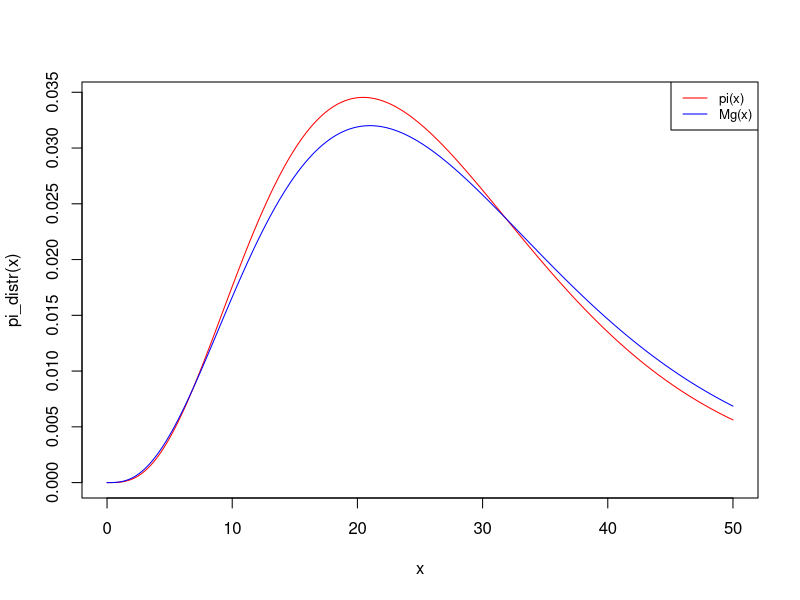
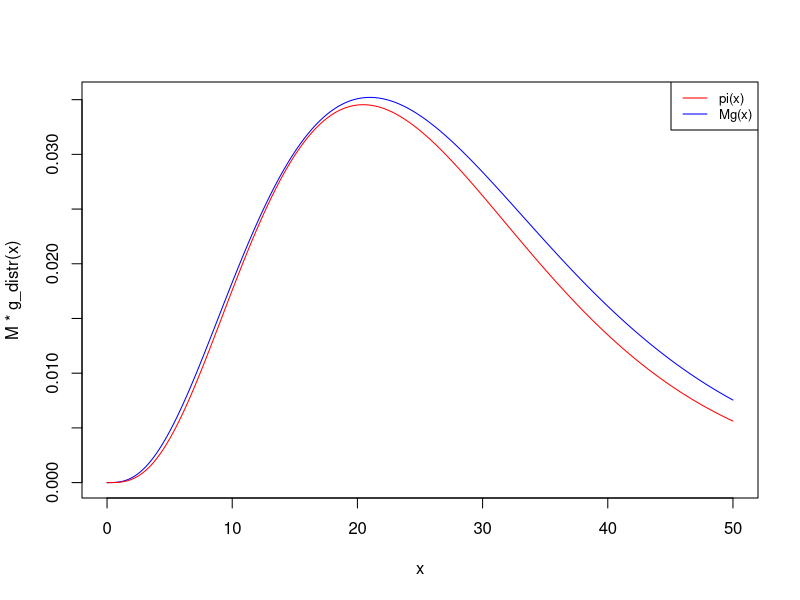
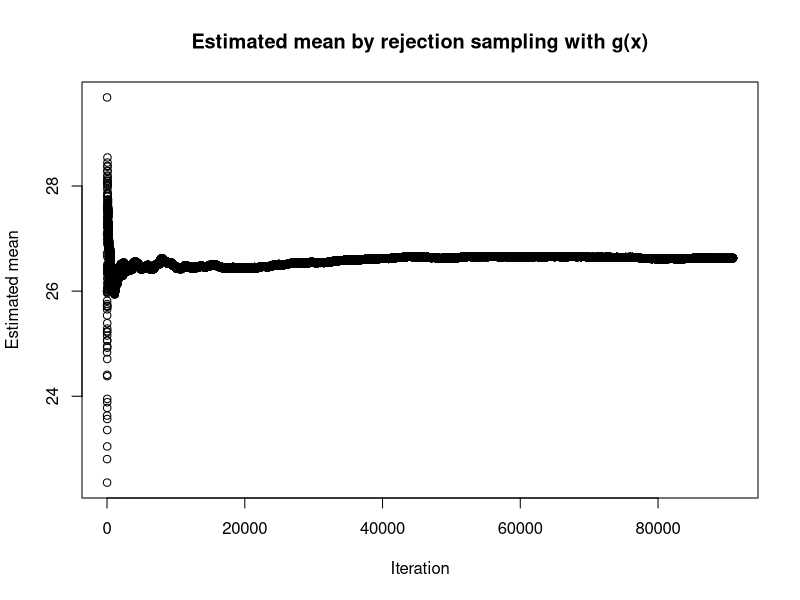
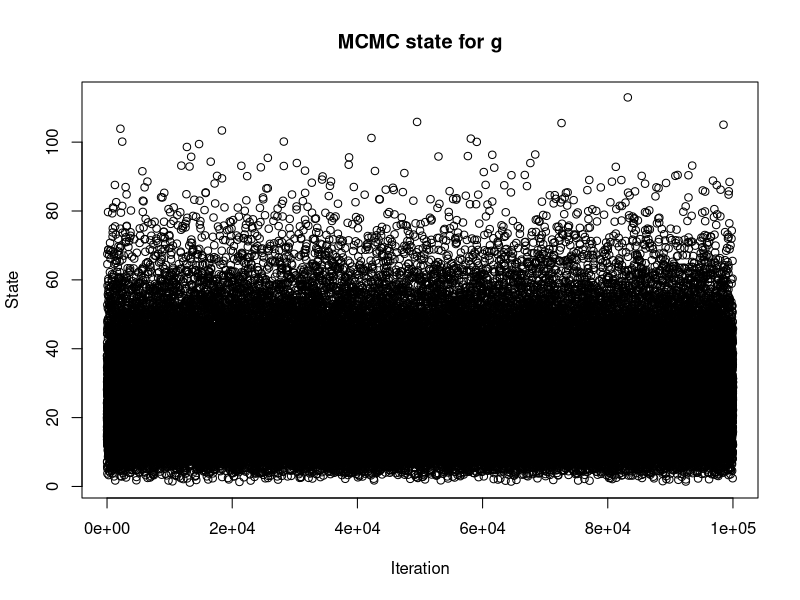
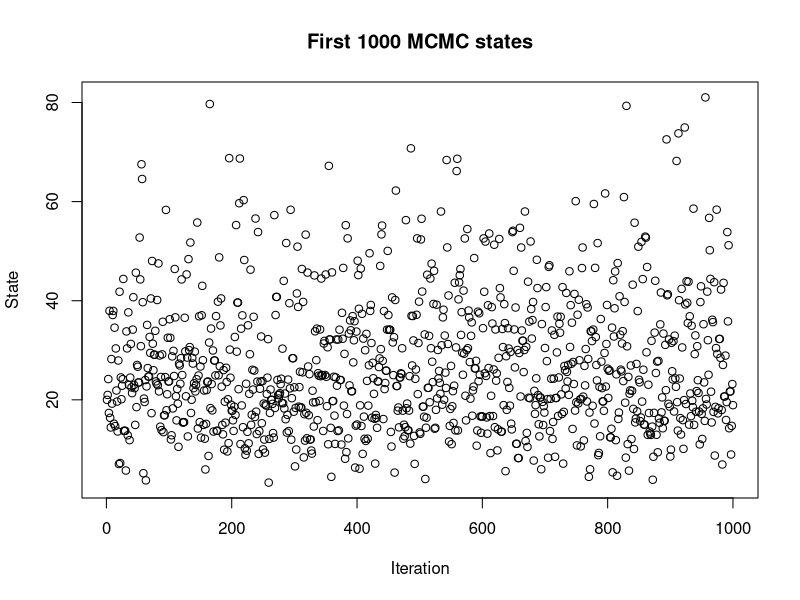
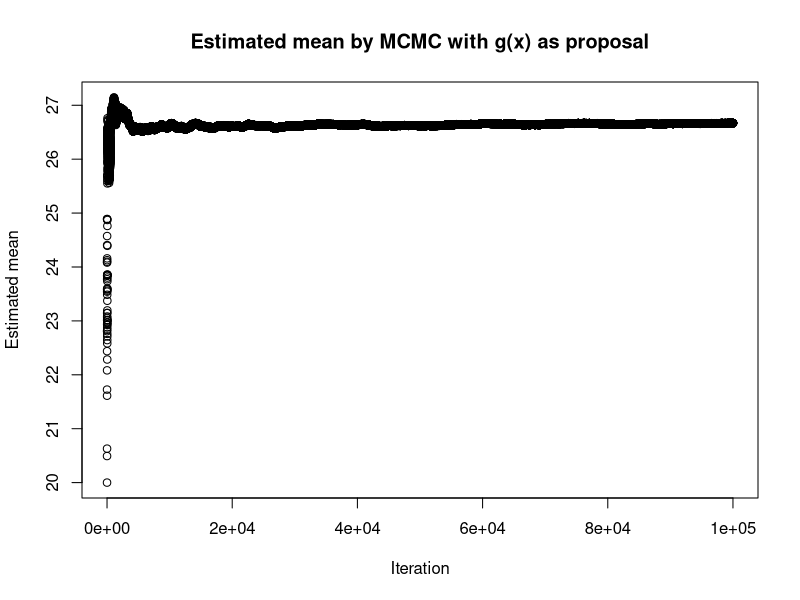
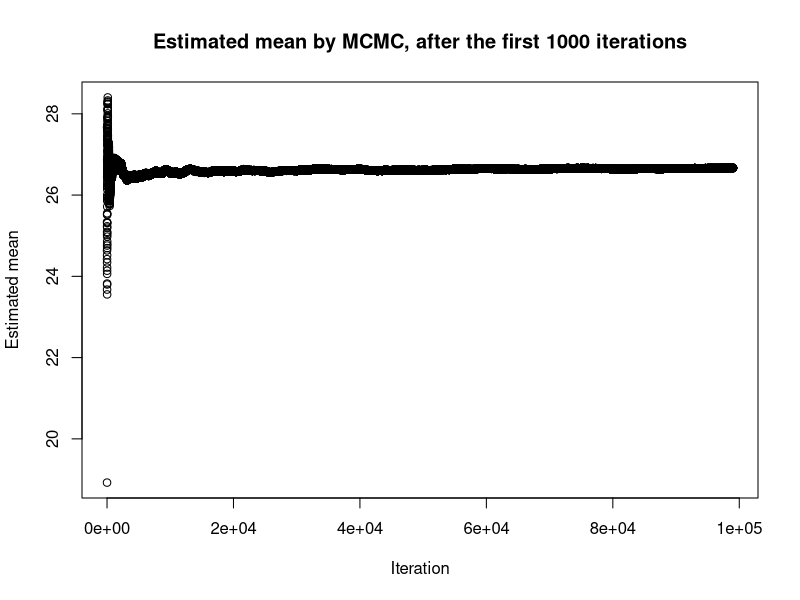
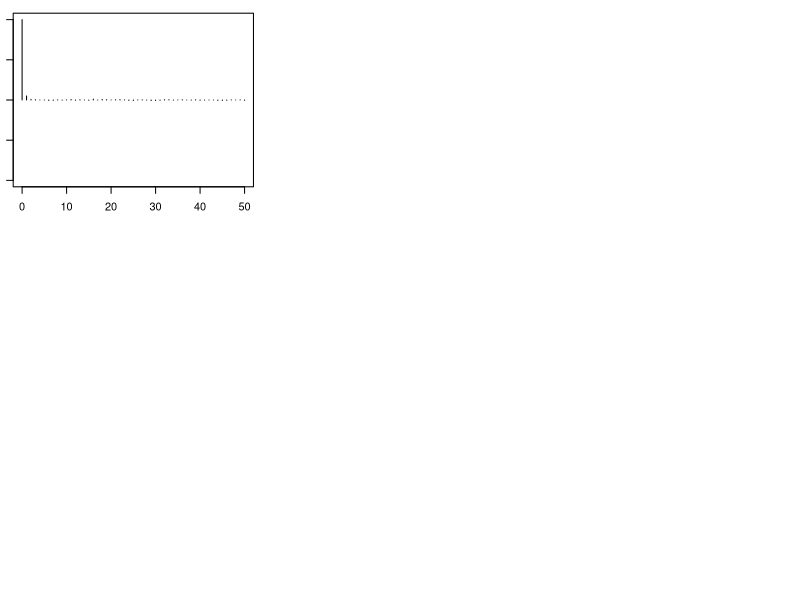

The R script that drew these images, in order: (Note: a time limit stopped this script after it produced the figures.)
## ---- chunk 1
knitr::opts_chunk$set(echo = TRUE, fig.height = 4)
## ---- chunk 2
alpha_pi <- 4.3
beta_pi <- 6.2

alpha_g <- 4
beta_g <- 7

pi_distr <- function(x) {
  dgamma(x, shape = alpha_pi, scale  = beta_pi)
}

g_distr <- function(x) {
  dgamma(x, shape = alpha_g, scale  = beta_g)
}

g_sample <- function(n = 1) {
  rgamma(n, shape = alpha_g, scale  = beta_g)
}

pi_div_g_distr <- function(x) {
  pi_distr(x) / g_distr(x)
}
  
x <- seq(0, 50, 0.01)

plot(x, pi_distr(x), col="red", type="l")
lines(x, g_distr(x), col="blue")
legend("topright", legend=c("pi(x)", "Mg(x)"),
       col=c("red", "blue"), lty=1 , cex=0.8)
## ---- chunk 3
x_star <- (alpha_g-alpha_pi)/(1/beta_g-1/beta_pi)
x_star

pi_distr(x_star) / g_distr(x_star)
## ---- chunk 4
M <- 1.1

plot(x, M*g_distr(x), type="l", col="blue")
lines(x, pi_distr(x), col="red")
legend("topright", legend=c("pi(x)", "Mg(x)"),
       col=c("red", "blue"), lty=1 , cex=0.8)

## ---- chunk 5
N <- 100000
set.seed(2020)

samples <- c()

for (i in 1:N) {
  x <- g_sample(1)
  r <- pi_div_g_distr(x)/M
  
  u = runif(1)
  if (r <= u) {
    next;
  } else {
    samples <- c(samples, x)
  }
}

mean_sequence <- cumsum(samples) / seq_along(samples)
plot(mean_sequence, main="Estimated mean by rejection sampling with g(x)", xlab = "Iteration", ylab="Estimated mean")

est_mean <- mean_sequence[length(mean_sequence)]
## ---- chunk 6
theoretical_mean <- alpha_pi * beta_pi
theoretical_mean
## ---- chunk 7
metropolis_hastings <- function(q_sample, q_ratio, pi_ratio, N, initial_state) {
  state <- initial_state
  
  states <- list(state)
  
  for (i in 1:N) {
    proposed <- q_sample()
    
    alpha <- q_ratio(state, proposed) * pi_ratio(proposed, state)

    if (alpha >= 1 || runif(1) <= alpha) {
      state <- proposed
    }
      
    states <- append(states, list(state))
  }
  
  return (states)
}
## ---- chunk 8
states <- unlist(metropolis_hastings(
  g_sample,
  function(x, y) g_distr(x) / g_distr(y),
  function(x, y) pi_distr(x) / pi_distr(y),
  N,
  20
))

plot(states, main = "MCMC state for g", xlab = "Iteration", ylab = "State")
plot(states[1:1000], main = "First 1000 MCMC states", xlab = "Iteration", ylab = "State")

mean_sequence <- cumsum(states) / seq_along(states)
plot(mean_sequence, main="Estimated mean by MCMC with g(x) as proposal", xlab = "Iteration", ylab="Estimated mean")

burn_in_length <- 1000
samples <- states[burn_in_length:length(states)]
mean_sequence <- cumsum(samples) / seq_along(samples)
plot(mean_sequence, main="Estimated mean by MCMC, after the first 1000 iterations", xlab = "Iteration", ylab="Estimated mean")

est_mean <- mean_sequence[length(mean_sequence)]
## ---- chunk 9
library(coda)
effective_percent <- effectiveSize(states) / N
## ---- chunk 10
par(mar=c(1,1,1,1))
autocorr.plot(states)
## ---- chunk 11
geweke.diag(states)
## ---- chunk 12
heidel.diag(states)
## ---- chunk 13
alpha_g2 <- 5
beta_g2 <- 6

g2_distr <- function(x) {
  dgamma(x, shape = alpha_g2, scale  = beta_g2)
}

g2_sample <- function(n = 1) {
  rgamma(n, shape = alpha_g2, scale  = beta_g2)
}

states <- unlist(metropolis_hastings(
  g2_sample,
  function(x, y) g2_distr(x) / g2_distr(y),
  function(x, y) pi_distr(x) / pi_distr(y),
  N,
  20
))

plot(states, main = "MCMC state for g_2", xlab = "Iteration", ylab = "State")
plot(states[1:1000], main = "First 1000 MCMC states", xlab = "Iteration", ylab = "State")

mean_sequence <- cumsum(states) / seq_along(states)
plot(mean_sequence, main="Estimated mean by MCMC with g_2(x) as proposal", xlab = "Iteration", ylab="Estimated mean")

burn_in_length <- 1000
samples <- states[burn_in_length:length(states)]
mean_sequence <- cumsum(samples) / seq_along(samples)
plot(mean_sequence, main="Estimated mean by MCMC, after the first 1000 iterations", xlab = "Iteration", ylab="Estimated mean")

est_mean <- mean_sequence[length(mean_sequence)]
## ---- chunk 14
effective_percent <- effectiveSize(states) / N
## ---- chunk 15
autocorr.plot(states)
## ---- chunk 16
geweke.diag(states)
## ---- chunk 17
heidel.diag(states[1:(length(states) - 1)])
## ---- chunk 18
tab <- read.table("LogisticData.txt", header = TRUE, sep = "", dec = ".")

head(tab)
## ---- chunk 19
data <- data.frame(
  emergency = tab$erodd,
  hmo = tab$np,
  health = tab$metq
)

head(data)
## ---- chunk 20
logistic_model <- glm(emergency ~ hmo + health, data = data, family = "binomial")

sum <- summary(logistic_model)
## ---- chunk 21
a_mean <- sum$coefficients["(Intercept)", "Estimate"]
a_variance <- sum$coefficients["(Intercept)", "Std. Error"]^2

b_mean <- sum$coefficients["hmo", "Estimate"]
b_variance <- sum$coefficients["hmo", "Std. Error"]^2

c_mean <- sum$coefficients["health", "Estimate"]
c_variance <- sum$coefficients["health", "Std. Error"]^2

tab <- data.frame(
  a = c(a_mean, a_variance),
  b = c(b_mean, b_variance),
  c = c(c_mean, c_variance)
)

row.names(tab) <- c("Mean", "Variance")

tab
## ---- chunk 22
library(mvtnorm)

likelihood <- function(data, a, b, c) {
  hmos <- unique(data$hmo)
  k <- length(hmos)
  
  likelihood <- 1
  
  for (i in 1:k) {
    indices <- which(data$hmo == hmos[i])
    exp_factor <- exp(a + b*hmos[i]+c*data$health[indices])
    
    factors <- ifelse(data$emergency[indices], exp_factor, 1) / (1 + exp_factor)
    
    likelihood <- likelihood * prod(factors)
  }
  
  return (likelihood)
}

mean <- c(a_mean, b_mean, c_mean)
sigma <- diag(c(a_variance, b_variance, c_variance))
sample_proposal <- function() rmvnorm(1, mean, sigma)
proposal_likelihood <- function(x) dmvnorm(x, mean, sigma, log=FALSE)

states <- metropolis_hastings(
  function() c(sample_proposal()),
  function(x, y) proposal_likelihood(x) / proposal_likelihood(y),
  function(x, y) likelihood(data, x[1], x[2], x[3]) / likelihood(data, y[1], y[2], y[3]),
  N,
  mean
)
## ---- chunk 23
as <- c()
bs <- c()
cs <- c()
for (s in states) {
  as <- c(as, s[1])
  bs <- c(bs, s[2])
  cs <- c(cs, s[3])
}

samples <- data.frame(a=as, b=bs, c=cs)

plot(0:N, samples$a, col="red", ylim=c(-10, 10), main="Parameter values in the MCMC", xlab = "Iteration", ylab = "State")
points(0:N, samples$b, col="green")
points(0:N, samples$c, col="blue")
legend("topright", legend=c("a", "b", "c"),
       col=c("red", "green", "blue"), lty=1 , cex=0.8)
## ---- chunk 24
hist(samples$a, main="Histogram of a")
hist(samples$b, main="Histogram of b")
hist(samples$c, main="Histogram of c")
